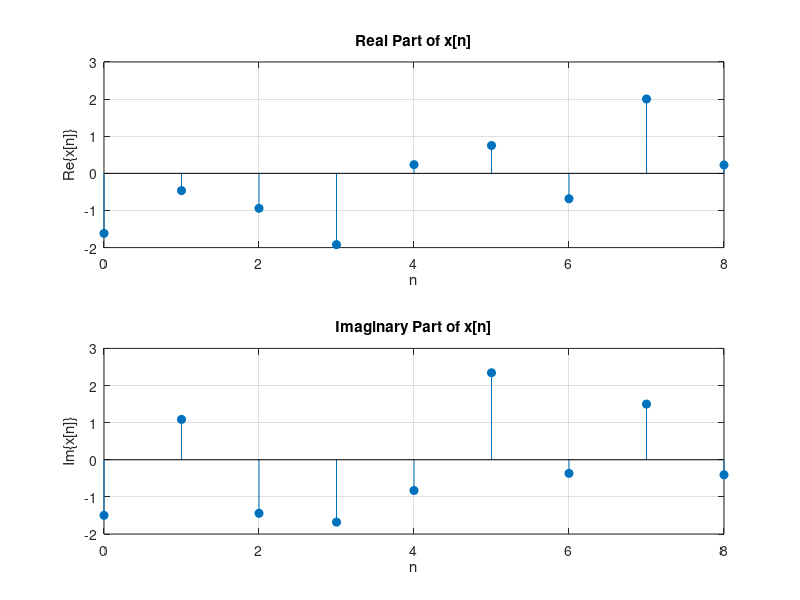

Recreate this plot in MATLAB. (Note: this script raises an error after producing the figure.)
close all
clear 
clc

rng(2,"twister")
N = 9;
real_part = randn(1,N);
imag_part = randn(1,N);
x = real_part + 1i*imag_part;

fprintf('N = %d \n', N);
n = 0:N-1; 

figure;
subplot(2,1,1);
stem(n, real(x), 'filled');
title('Real Part of x[n]');
xlabel('n');
ylabel('Re\{x[n]\}');
xlim([0 N-1]);
grid on;

subplot(2,1,2);
stem(n, imag(x), 'filled');
title('Imaginary Part of x[n]');
xlabel('n');
ylabel('Im\{x[n]\}');
xlim([0 N-1]);
grid on;

t1 = tic;
Xsum = DFT_summation(x);
elapsed_time = toc(t1);
fprintf('Elapsed time for DFT_summation is %.6f seconds.\n', elapsed_time);
plotDFT(Xsum, 'Summation Formula')

t2 = tic;
X_9pt_fft = nineptFFT(x);
elapsed_time = toc(t2);
fprintf('Elapsed time for 9-pt FFT is %.6f seconds.\n', elapsed_time);
plotDFT(X_9pt_fft, '9-pt FFT')

t3 = tic;
X_fft = fft(x);
elapsed_time = toc(t3);
fprintf('Elapsed time for fft is %.6f seconds.\n', elapsed_time);
plotDFT(X_fft, 'FFT')

fprintf('\n');
disp(['Summation Formula:   ', num2str(norm(X_fft - Xsum))]);
disp(['DFT matrix:          ', num2str(norm(X_fft - X_9pt_fft))]);
disp(['fft:                 ', num2str(norm(X_fft - X_fft))]);
fprintf('\n');

function X = nineptFFT(x)
N = length(x);
X = zeros(1, N);
for r = 0:(N/3 - 1)
    for p = 0:2
        temp = 0;
        for n = 0:(N/3 - 1)
            inner_sum = 0;
            for l = 0:2
                inner_sum = inner_sum + x(n + l*N/3 + 1) * exp(-1j*2*pi*p*l/3);
            end
            temp = temp + inner_sum * exp(-1j*2*pi*n*r/(N/3)) * exp(-1j*2*pi*p*n/N);
        end
        X(3*r + p + 1) = temp;
    end
end
end


function X = DFT_summation(x)
N = length(x);
X = zeros(1, N); 
for k = 0:N-1
    for n = 0:N-1
        X(k+1) = X(k+1) + x(n+1) * exp(-1i * 2 * pi * k * n / N);
    end
end
end


function plotDFT(X, str)
N = length(X);
n = 0:N-1;

figure;
subplot(2,1,1);
stem(n, abs(X), 'filled');
title(['Magnitude of X[k] using ', str]);
xlabel('k');
ylabel('|X[k]|');
xlim([0 N-1]);
grid on;

subplot(2,1,2);
stem(n, angle(X), 'filled');
title(['Phase of X[k] using ', str]);
xlabel('k');
ylabel('∠X[k] (radians)');
xlim([0 N-1]);
grid on;
end


